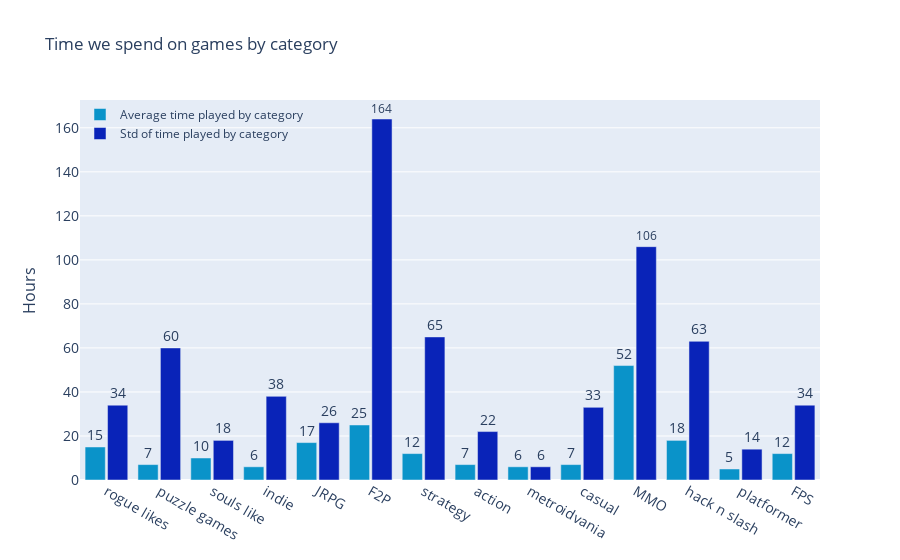

Here is the notebook cell this chart was saved with:
### Code cell
import plotly.graph_objects as go

fig = go.Figure()
fig.add_trace(go.Bar(x=newdf['Games'],
                y=newdf['mean_playtime'],
                name='Average time played by category',
                marker_color='rgb(10, 147, 201)',text=newdf['mean_playtime'], textposition='outside', textfont_size=14
                ))

fig.add_trace(go.Bar(x=newdf['Games'],
                y=stddf['std_deviation_playtime'],
                name='Std of time played by category',
                marker_color='rgb(9, 35, 184)', text=stddf['std_deviation_playtime'],textposition='outside', textfont_size=14
                    ))

fig.update_layout(
    title='Time we spend on games by category',
    xaxis_tickfont_size=14,
    yaxis=dict(
        title='Hours',
        titlefont_size=16,
        tickfont_size=14,
    ),
    legend=dict(
        x=0,
        y=1.0,
        bgcolor='rgba(255, 255, 255, 0)',
        bordercolor='rgba(255, 255, 255, 0)'
    ),
    barmode='group',
    bargap=0.15, # gap between bars of adjacent location coordinates.
    bargroupgap=0.1 # gap between bars of the same location coordinate.
)
fig.show()

### Figure 1 — Plotly figure (JSON) as saved in the notebook; plotly's stock layout.template omitted (floating-point values rounded to 4 significant figures)
{"data": [{"marker": {"color": "rgb(10, 147, 201)"}, "name": "Average time played by category", "text": [15, 7, 10, 6, 17, 25, 12, 7, 6, 7, 52, 18, 5, 12], "textfont": {"size": 14}, "textposition": "outside", "type": "bar", "x": ["rogue likes", "puzzle games", "souls like", "indie", "JRPG", "F2P", "strategy", "action", "metroidvania", "casual", "MMO", "hack n slash", "platformer", "FPS"], "y": [15, 7, 10, 6, 17, 25, 12, 7, 6, 7, 52, 18, 5, 12]}, {"marker": {"color": "rgb(9, 35, 184)"}, "name": "Std of time played by category", "text": [34, 60, 18, 38, 26, 164, 65, 22, 6, 33, 106, 63, 14, 34], "textfont": {"size": 14}, "textposition": "outside", "type": "bar", "x": ["rogue likes", "puzzle games", "souls like", "indie", "JRPG", "F2P", "strategy", "action", "metroidvania", "casual", "MMO", "hack n slash", "platformer", "FPS"], "y": [34, 60, 18, 38, 26, 164, 65, 22, 6, 33, 106, 63, 14, 34]}], "layout": {"bargap": 0.15, "bargroupgap": 0.1, "barmode": "group", "legend": {"bgcolor": "rgba(255, 255, 255, 0)", "bordercolor": "rgba(255, 255, 255, 0)", "x": 0, "y": 1}, "title": {"text": "Time we spend on games by category"}, "xaxis": {"tickfont": {"size": 14}}, "yaxis": {"tickfont": {"size": 14}, "title": {"font": {"size": 16}, "text": "Hours"}}}}
